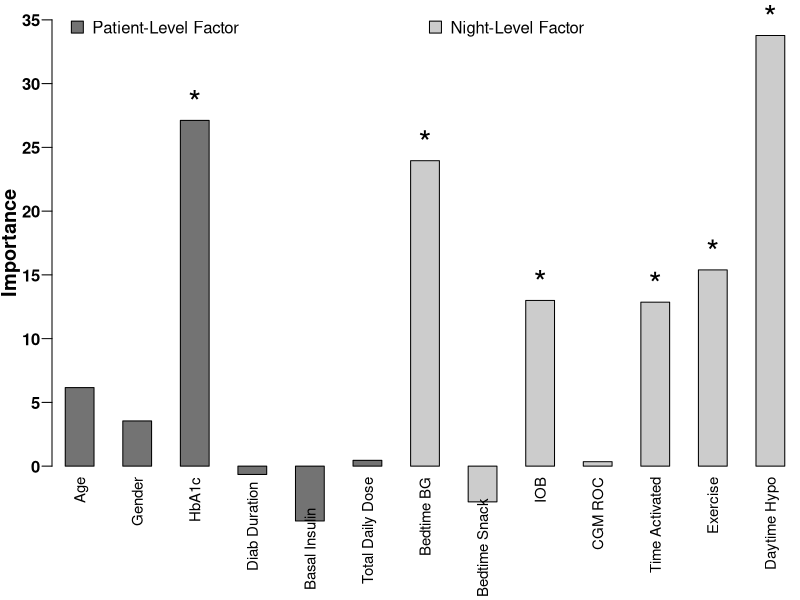
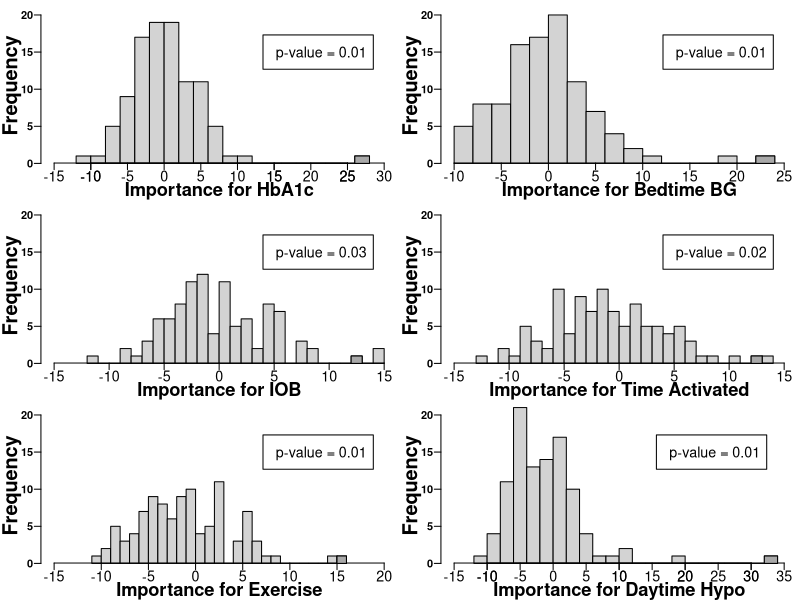

Here is the R script that generated these plots, in order:
#rm(list=ls(all=TRUE))

### Diabetes VIMP ###

diabetes_vimp1 <- read.csv("Data/RMRF results/diabetes_vimp_seed1.csv", header=TRUE)
diabetes_vimp2 <- read.csv("Data/RMRF results/diabetes_vimp_seed2.csv", header=TRUE)
diabetes_vimp3 <- read.csv("Data/RMRF results/diabetes_vimp_seed3.csv", header=TRUE)

#Average 3 VI metrics
diabetes_vimp <- cbind((diabetes_vimp1[1:13] + diabetes_vimp2[1:13] + diabetes_vimp3[1:13])/3, diabetes_vimp1[14])

#Null variable importance when specifying dependence structure
nullDep <- read.csv("Data/RMRF results/nullVimp_dep.csv")
#Calculate p-values for each variable using dependence structure
vimp_dep_pvalue <- function(factor) {
  nullDep_auc <- c(unlist(nullDep[nullDep$factor == factor, seq(2, 201, 2)]), diabetes_vimp[diabetes_vimp$vimp == "arDep_ex_auc", factor])
  nullDep_misclass <- c(unlist(nullDep[nullDep$factor == factor, seq(3, 201, 2)]), diabetes_vimp[diabetes_vimp$vimp == "arDep_ex_misclass", factor])
  list(pvalue_auc = mean(nullDep_auc >= diabetes_vimp[diabetes_vimp$vimp == "arDep_ex_auc", factor]),
       pvalue_misclass = mean(nullDep_misclass >= diabetes_vimp[diabetes_vimp$vimp == "arDep_ex_misclass", factor]))
}
pvaluesDep <- sapply(as.character(nullDep$factor), vimp_dep_pvalue)
pvaluesDepAUC <- pvaluesDep[1, ]
pvaluesDepMisclass <- pvaluesDep[2, ]


#Null variable importance when ignoring dependence structure
null_indep <- read.csv("Data/RMRF results/nullVimp_indep.csv")
#Calculate p-values for each variable when ignoring dependence structure
vimp_indep_pvalue <- function(factor) {
  null_auc <- c(unlist(null_indep[null_indep$factor == factor, seq(2, 201, 2)]), diabetes_vimp[diabetes_vimp$vimp == "arIndep_auc", factor])
  null_misclass <- c(unlist(null_indep[null_indep$factor == factor, seq(3, 201, 2)]), diabetes_vimp[diabetes_vimp$vimp == "arIndep_misclass", factor])
  list(pvalue_auc = mean(null_auc >= diabetes_vimp[diabetes_vimp$vimp == "arIndep_auc", factor]),
       pvalue_misclass = mean(null_misclass >= diabetes_vimp[diabetes_vimp$vimp == "arIndep_misclass", factor]))
}
pvaluesIndep <- sapply(as.character(nullDep$factor), vimp_indep_pvalue)
pvaluesIndepAUC <- pvaluesIndep[1, ]
pvaluesIndepMisclass <- pvaluesIndep[2, ]


##### Results in manuscript text #####

names(pvaluesDepAUC)[pvaluesDepAUC < 0.05]  #Variables that are significant (p-value < 0.05) accounting for dependence and using AUC
names(pvaluesDepMisclass)[pvaluesDepMisclass < 0.05]  #Variables that are significant (p-value < 0.05) accounting for dependence and using Misclassification
names(pvaluesIndepAUC)[pvaluesIndepAUC < 0.05]  #Variables that are significant (p-value < 0.05) ignorning for dependence and using AUC


##### Figure 2 #####

vimp <- diabetes_vimp[diabetes_vimp$vimp == "arDep_ex_auc", names(diabetes_vimp) != 'vimp']
vimpSeq <- seq_along(vimp)


#tiff("Figures/Fig2.tiff", width = 5, height = 4, units = "in", pointsize = 12, res=600)
par(mar=c(5.7, 2.5, 0, 0) + 0.1)
plot(NA, xlim=c(1,13), ylim=c(0,35),  type="n", axes=FALSE, xlab="", ylab="")
mtext("Importance", 2, font=2, line=1.6, cex=1.2)
for (j in vimpSeq){
  if(j < 7){polygon(rep(c(vimpSeq[j]-0.25, vimpSeq[j]+0.25), rep(2,2)), c(0, vimp[j], vimp[j], 0), col="gray45", xpd=TRUE)
  } else {polygon(rep(c(vimpSeq[j]-0.25, vimpSeq[j]+0.25), rep(2,2)), c(0, vimp[j], vimp[j], 0), col="gray80", xpd=TRUE)}
}
axis(1, at=vimpSeq, labels = c("Age", "Gender", "HbA1c", "", "", "Total Daily Dose",
                               "Bedtime BG", "", "IOB", "CGM ROC", "Time Activated", "Exercise", "Daytime Hypo"), tick=FALSE, las=2, cex.axis=0.9, line=-1.35)
axis(1, at=vimpSeq, labels = c(rep("",7),"Bedtime Snack", rep("",5)), tick=FALSE, las=2, cex.axis=0.9, line=-0.3)
axis(1, at=vimpSeq, labels = c(rep("",4),"Basal Insulin",rep("",8)), tick=FALSE, las=2, cex.axis=0.9, line=0.2)
axis(1, at=vimpSeq, labels = c(rep("",3),"Diab Duration", rep("",9)), tick=FALSE, las=2, cex.axis=0.9, line=-1.1)
axis(2, at=seq(0,35,5), las=1, font.axis=2, mgp=c(3, .6, 0), xpd=TRUE)

legend(0.7, 36, c("Patient-Level Factor","Night-Level Factor"),pch=22, pt.bg=c("gray45","gray80"), bty='n', pt.cex=1.8, cex=1, adj=c(0,0.5), horiz=TRUE, xpd=TRUE,
       text.width=c(0,5.7))

#Add asterisk for significant variables
text((1:13)[pvaluesDepAUC < 0.05], vimp[pvaluesDepAUC < 0.05]+2, "*", cex=2)

dev.off()



##### Web Figure 1 #####


#tiff("Figures/WebFig1.tiff", width = 6, height = 8, units = "in", pointsize = 12, res=600)
par(mfrow=c(3, 2))

# HbA1c #
factor <- as.character(nullDep$factor)[3]
nullDep_auc <- c(unlist(nullDep[nullDep$factor == factor, seq(2, 201, 2)]), diabetes_vimp[diabetes_vimp$vimp == "arDep_ex_auc", factor])
x <- hist(unlist(nullDep_auc), breaks=20, plot=FALSE)

par(mar=c(2.2, 3, 0, 0.1) + 0.1)
plot(x, xlim=c(-15, 30), ylim=c(0,21), axes=FALSE, xlab="", ylab="", main="")
axis(1, at=seq(-15, 30, 5), tick=TRUE, cex.axis=1.3, line=-0.5, mgp=c(3, .6, 0))
axis(1, at=c(-10, 15, 25), tick=TRUE, cex.axis=1.3, line=-0.5, mgp=c(3, .6, 0))
axis(2, at=seq(0,20,5), las=1, font.axis=2, mgp=c(3, .6, 0), xpd=TRUE)
mtext("Frequency", 2, font=2, line=1.6, cex=1.2)
mtext("Importance for HbA1c", 1, font=2, line=1.2, cex=1.1)

polygon(rep(c(26,28), each=2), c(0,1,1,0), col='darkgray')
legend(21, 15, paste0("p-value = ", round(pvaluesDepAUC[[factor]],2)), pch=NA, xjust=0.5, yjust=0.5, x.intersp=0, cex=1.3, bg='white')


# Bedtime BG #
factor <- as.character(nullDep$factor)[7]
nullDep_auc <- c(unlist(nullDep[nullDep$factor == factor, seq(2, 201, 2)]), diabetes_vimp[diabetes_vimp$vimp == "arDep_ex_auc", factor])
x <- hist(unlist(nullDep_auc), breaks=20, plot=FALSE)

par(mar=c(2.2, 3, 0, 0.1) + 0.1)
plot(x, xlim=c(-10, 25), ylim=c(0,21), axes=FALSE, xlab="", ylab="", main="")
axis(1, at=seq(-10, 25, 5), tick=TRUE, cex.axis=1.3, line=-0.5, mgp=c(3, .6, 0))
axis(2, at=seq(0,20,5), las=1, font.axis=2, mgp=c(3, .6, 0), xpd=TRUE)
mtext("Frequency", 2, font=2, line=1.6, cex=1.2)
mtext("Importance for Bedtime BG", 1, font=2, line=1.2, cex=1.1)

polygon(rep(c(22,24), each=2), c(0,1,1,0), col='darkgray')
legend(18, 15, paste0("p-value = ", round(pvaluesDepAUC[[factor]],2)), pch=NA, xjust=0.5, yjust=0.5, x.intersp=0, cex=1.3, bg='white')


# IOB #
factor <- as.character(nullDep$factor)[9]
nullDep_auc <- c(unlist(nullDep[nullDep$factor == factor, seq(2, 201, 2)]), diabetes_vimp[diabetes_vimp$vimp == "arDep_ex_auc", factor])
x <- hist(unlist(nullDep_auc), breaks=20, plot=FALSE)

par(mar=c(2.2, 3, 0, 0.1) + 0.1)
plot(x, xlim=c(-15, 15), ylim=c(0, 21), axes=FALSE, xlab="", ylab="", main="")
axis(1, at=seq(-15, 15, 5), tick=TRUE, cex.axis=1.3, line=-0.5, mgp=c(3, .6, 0))
axis(2, at=seq(0,20,5), las=1, font.axis=2, mgp=c(3, .6, 0), xpd=TRUE)
mtext("Frequency", 2, font=2, line=1.6, cex=1.2)
mtext("Importance for IOB", 1, font=2, line=1.2, cex=1.1)

polygon(rep(c(12,13), each=2), c(0,1,1,0), col='darkgray')
legend(9, 15, paste0("p-value = ", round(pvaluesDepAUC[[factor]],2)), pch=NA, xjust=0.5, yjust=0.5, x.intersp=0, cex=1.3, bg='white')


# Time Activated #
factor <- as.character(nullDep$factor)[11]
nullDep_auc <- c(unlist(nullDep[nullDep$factor == factor, seq(2, 201, 2)]), diabetes_vimp[diabetes_vimp$vimp == "arDep_ex_auc", factor])
x <- hist(unlist(nullDep_auc), breaks=20, plot=FALSE)

par(mar=c(2.2, 3, 0, 0.1) + 0.1)
plot(x, xlim=c(-15, 15), ylim=c(0,21), axes=FALSE, xlab="", ylab="", main="")
axis(1, at=seq(-15, 15, 5), tick=TRUE, cex.axis=1.3, line=-0.5, mgp=c(3, .6, 0))
axis(2, at=seq(0,20,5), las=1, font.axis=2, mgp=c(3, .6, 0), xpd=TRUE)
mtext("Frequency", 2, font=2, line=1.6, cex=1.2)
mtext("Importance for Time Activated", 1, font=2, line=1.2, cex=1.1)

polygon(rep(c(12,13), each=2), c(0,1,1,0), col='darkgray')
legend(9, 15, paste0("p-value = ", round(pvaluesDepAUC[[factor]],2)), pch=NA, xjust=0.5, yjust=0.5, x.intersp=0, cex=1.3, bg='white')


# Exercise #
factor <- as.character(nullDep$factor)[12]
nullDep_auc <- c(unlist(nullDep[nullDep$factor == factor, seq(2, 201, 2)]), diabetes_vimp[diabetes_vimp$vimp == "arDep_ex_auc", factor])
x <- hist(unlist(nullDep_auc), breaks=20, plot=FALSE)

par(mar=c(2.2, 3, 0, 0.1) + 0.1)
plot(x, xlim=c(-15, 20), ylim=c(0,21), axes=FALSE, xlab="", ylab="", main="")
axis(1, at=seq(-15, 20, 5), tick=TRUE, cex.axis=1.3, line=-0.5, mgp=c(3, .6, 0))
axis(2, at=seq(0,20,5), las=1, font.axis=2, mgp=c(3, .6, 0), xpd=TRUE)
mtext("Frequency", 2, font=2, line=1.6, cex=1.2)
mtext("Importance for Exercise", 1, font=2, line=1.2, cex=1.1)

polygon(rep(c(15,16), each=2), c(0,1,1,0), col='darkgray')
legend(13, 15, paste0("p-value = ", round(pvaluesDepAUC[[factor]],2)), pch=NA, xjust=0.5, yjust=0.5, x.intersp=0, cex=1.3, bg='white')


# Daytime Hypo #
factor <- as.character(nullDep$factor)[13]
nullDep_auc <- c(unlist(nullDep[nullDep$factor == factor, seq(2, 201, 2)]), diabetes_vimp[diabetes_vimp$vimp == "arDep_ex_auc", factor])
x <- hist(unlist(nullDep_auc), breaks=20, plot=FALSE)

par(mar=c(2.2, 3, 0, 0.1) + 0.1)
plot(x, xlim=c(-15, 35), ylim=c(0,21), axes=FALSE, xlab="", ylab="", main="")
axis(1, at=seq(-15, 35, 5), tick=TRUE, cex.axis=1.3, line=-0.5, mgp=c(3, .6, 0))
axis(1, at=c(-10, 10, 20, 30), tick=TRUE, cex.axis=1.3, line=-0.5, mgp=c(3, .6, 0))
axis(2, at=seq(0,20,5), las=1, font.axis=2, mgp=c(3, .6, 0), xpd=TRUE)
mtext("Frequency", 2, font=2, line=1.6, cex=1.2)
mtext("Importance for Daytime Hypo", 1, font=2, line=1.2, cex=1.1)

polygon(rep(c(32,34), each=2), c(0,1,1,0), col='darkgray')
legend(24, 15, paste0("p-value = ", round(pvaluesDepAUC[[factor]],2)), pch=NA, xjust=0.5, yjust=0.5, x.intersp=0, cex=1.3, bg='white')

dev.off()
